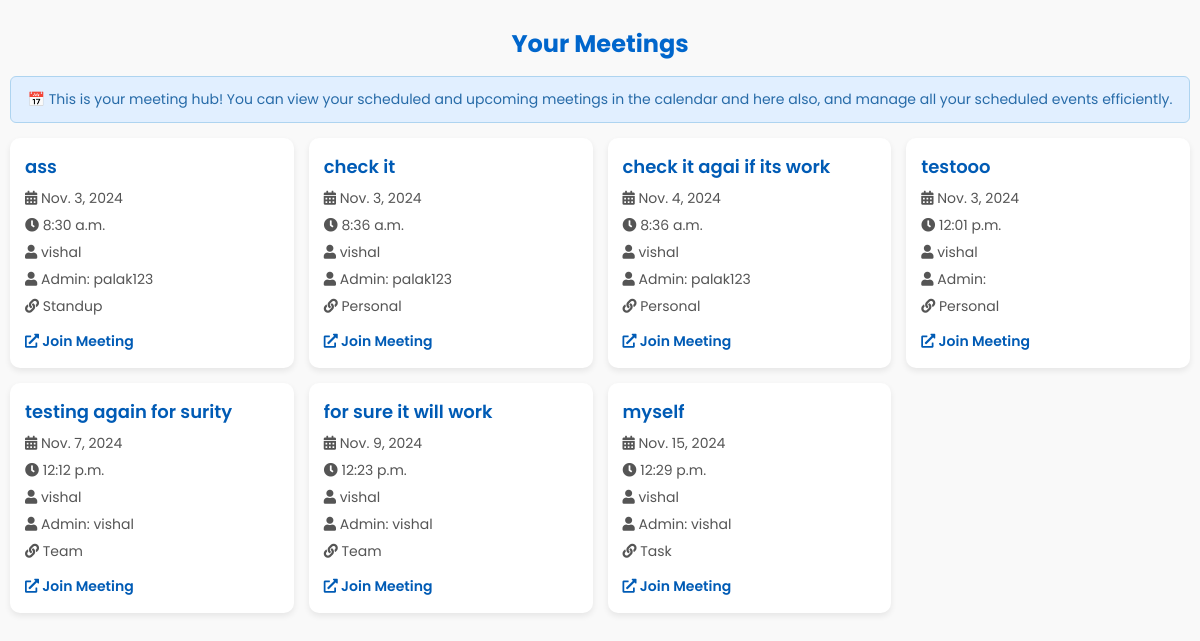
Page /meet/user_meetings/ (signed in) on the earlier database version.
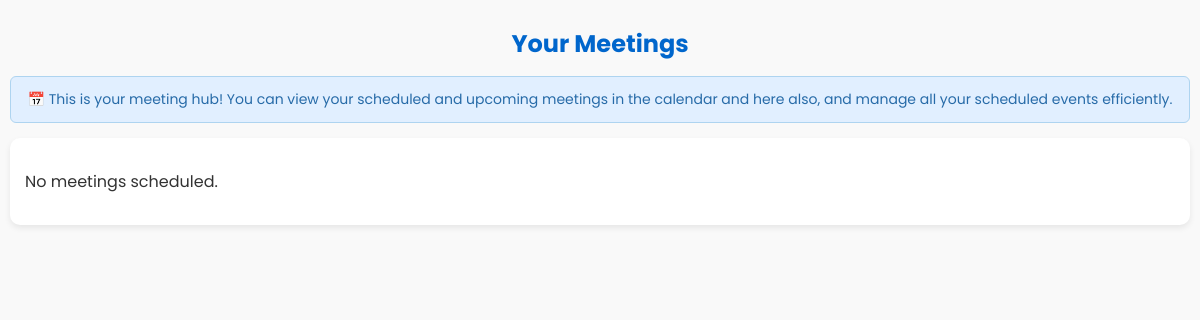
Same page on the later database version.
### meet/models.py (models this page shows, shortened)
class Meeting(models.Model):
    title = models.CharField(max_length=100, null=True)
    date = models.DateField(null=True)
    time = models.TimeField(null=True)
    meeting_link=models.TextField(null=True)
    meeting_type=models.CharField(max_length=100, choices=(('Task','Task'),('Standup','Standup'),('Personal','Personal'),('Team','Team')), null=True)
    user = models.ForeignKey(User, on_delete=models.CASCADE, null=True)
    admin = models.ForeignKey(User, related_name='admin_user', on_delete=models.CASCADE, null=True)

### meet/views.py (the view)
# urls.py: path('user_meetings/',user_meetings, name='user_meetings'),
def user_meetings(request):
    meetings=Meeting.objects.filter(user=request.user)
    return render(request,'meet/user_meetings.html',{'meetings':meetings})

### meet/templates/meet/user_meetings.html (shortened to what this page needs)
<!DOCTYPE html>
<html lang="en">
<head>
    <link rel="stylesheet" href="https://cdnjs.cloudflare.com/ajax/libs/font-awesome/5.15.4/css/all.min.css">
</head>
<body>
    <h1>Your Meetings</h1>
    <div class="alert">
        📅 This is your meeting hub! You can view your scheduled and upcoming meetings in the calendar and here also, and manage all your scheduled events efficiently.
    </div>
    <div class="meetings-container">
        {% for meeting in meetings %}
            <div class="meeting-card">
                <div class="meeting-title">{{ meeting.title }}</div>
                <div class="meeting-details"><i class="fas fa-calendar-alt"></i> {{ meeting.date }}</div>
                <div class="meeting-details"><i class="fas fa-clock"></i> {{ meeting.time }}</div>
                <div class="meeting-details"><i class="fas fa-user"></i> {{ meeting.user.username }}</div>
                <div class="meeting-details"><i class="fas fa-user"></i> Admin: {{ meeting.admin.username }}</div>
                <div class="meeting-details"><i class="fas fa-link"></i> {{ meeting.meeting_type }}</div>
                <a href="{{ meeting.meeting_link }}" class="meeting-link"><i class="fas fa-external-link-alt"></i> Join Meeting</a>
            </div>
        {% empty %}
            <div class="meeting-card">
                <p>No meetings scheduled.</p>
            </div>
        {% endfor %}
    </div>
</body>
</html>

### meet/templates/meet/user_meetings.html (style rules this page uses)
body { font-family: 'Poppins', sans-serif; background-color: #f9f9f9; color: #333; margin: 0; padding: 10px; }
h1 { font-size: 24px; text-align: center; color: #0066cc; margin-bottom: 15px; }
.alert { background-color: #e1efff; color: #276ba8; padding: 12px; border-radius: 6px; margin-bottom: 15px; border: 1px solid #aed4f0; font-size: 14px; text-align: center; }
.meetings-container { display: grid; grid-template-columns: repeat(auto-fit, minmax(250px, 1fr)); gap: 15px; margin-top: 15px; }
.meeting-card { background-color: #fff; border-radius: 10px; box-shadow: 0 3px 6px rgba(0, 0, 0, 0.08); padding: 15px; transition: transform 0.25s ease-in-out; }

Differences in the rows shown:
removed Meeting: title "ass", date "Nov. 3, 2024", time "8:30 a.m.", user.username "vishal", admin.username "palak123", meeting_type "Standup"
removed Meeting: title "check it", date "Nov. 3, 2024", time "8:36 a.m.", user.username "vishal", admin.username "palak123", meeting_type "Personal"
removed Meeting: title "check it agai if its work", date "Nov. 4, 2024", time "8:36 a.m.", user.username "vishal", admin.username "palak123", meeting_type "Personal"
removed Meeting: title "testooo", date "Nov. 3, 2024", time "12:01 p.m.", user.username "vishal", meeting_type "Personal"
removed Meeting: title "testing again for surity", date "Nov. 7, 2024", time "12:12 p.m.", user.username "vishal", admin.username "vishal", meeting_type "Team"
removed Meeting: title "for sure it will work", date "Nov. 9, 2024", time "12:23 p.m.", user.username "vishal", admin.username "vishal", meeting_type "Team"
removed Meeting: title "myself", date "Nov. 15, 2024", time "12:29 p.m.", user.username "vishal", admin.username "vishal", meeting_type "Task"
Other differences:
text now shown: "No meetings scheduled."
